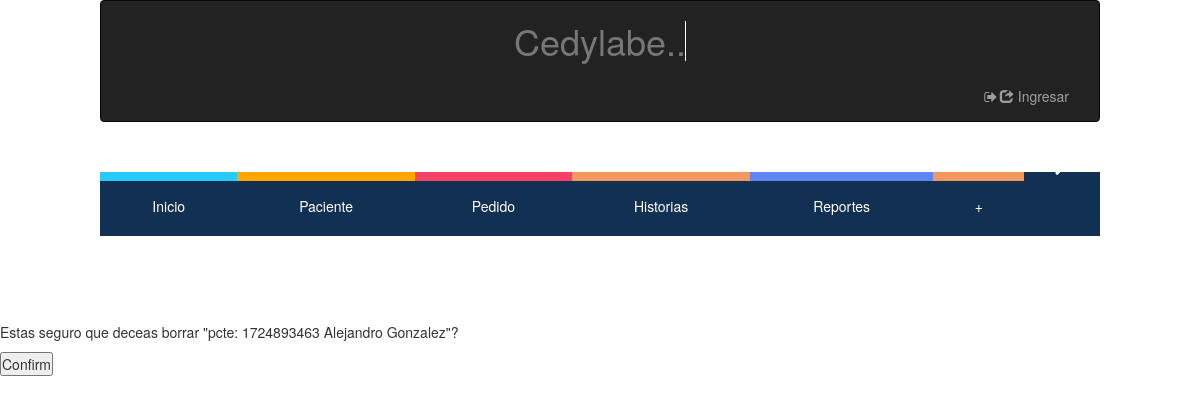
The app's page /eliminar/paciente/1, older data.
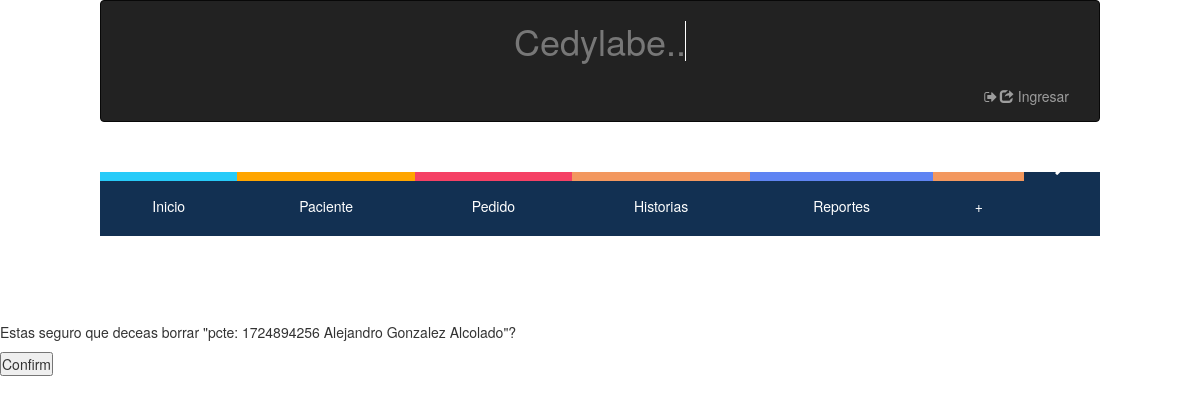
The same page, newer data.
### hcapp/models.py (models this page shows, shortened)
class Paciente (models.Model):
    Cedula = models.IntegerField(null=False, blank=False, unique=True, error_messages={'unique':"Ya existe un paciente con esta cédula en el sistema"}) # es necesaria?
    Nombre = models.CharField(max_length=128, null=False, blank=False)
    Apellido = models.CharField(max_length=128, null=False, blank=False)
    Telefono = models.IntegerField(validators=[MaxValueValidator(9999999999)], null=True, blank=True)
    Fecha_nacimiento= models.DateField(null= True, blank=True)
    Fecha_ingreso= models.DateField(auto_now=True, auto_now_add=False)
    '''def save(self, *args, **kwargs):
        if not self.Edad:
            self.Edad = calculate_age(self.Fecha_nacimiento)
        super(Paciente, self).save(*args, **kwargs)'''
    def __str__(self):
        return ("pcte: "+str(self.Cedula)+" "+str(self.Nombre)+" "+str(self.Apellido))

### hcapp/views.py (the view)
# urls.py: url(r'^eliminar/paciente/(?P<pk>[0-9]+)$',views.EliminarPaciente.as_view() ,name="Eliminar-Pacientes"),
class EliminarPaciente(generic.DeleteView):
    model= Paciente
    success_url= reverse_lazy("hcapp:Crear-Paciente")

### hcapp/templates/hcapp/paciente_confirm_delete.html
{% extends "hcapp/index.html" %}
{% load staticfiles %}
{% block contenido %}
<form action="" method="post">{% csrf_token %}
    <p>Estas seguro que deceas borrar "{{ object }}"?</p>
    <input type="submit" value="Confirm" />
</form>
{% endblock contenido %}

Row changes from the older to the newer data that the page shows:
changed Paciente: Cedula+Nombre+Apellido "pcte: 1724893463 Alejandro Gonzalez" → "pcte: 1724894256 Alejandro Gonzalez Alcolado"
